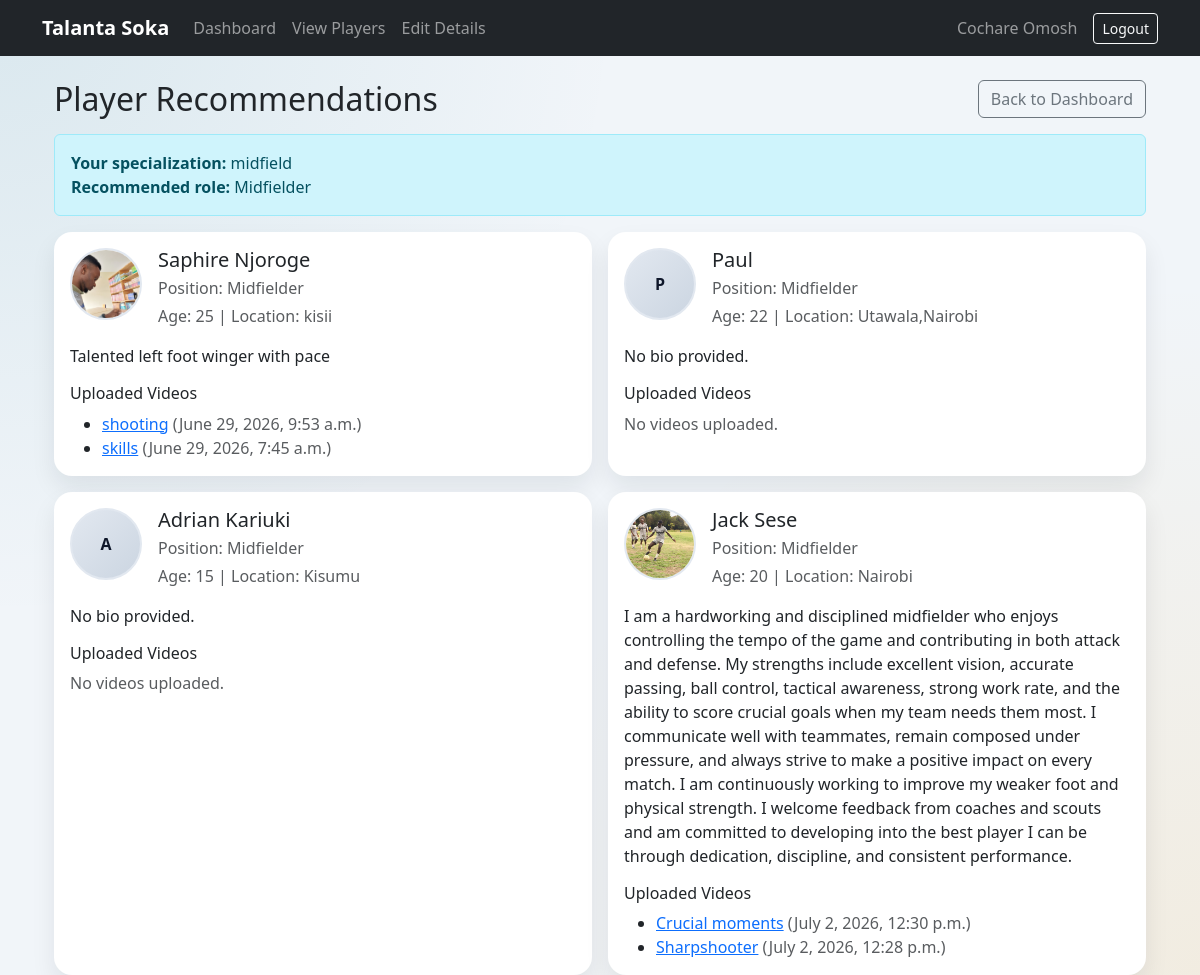
Screenshot of /scout/player-recommendations/ (signed in) with the database file from the repository.
### users/models.py (models this page shows, shortened)
class User(AbstractBaseUser, PermissionsMixin):
    full_name = models.CharField(max_length=150)
    email = models.EmailField(unique=True)
    ROLE_CHOICES = [
        ('player','Player'),
        ('scout', 'Scout'),
    ]
    role = models.CharField(max_length=20, choices=ROLE_CHOICES, default='player')
    is_active = models.BooleanField(default=True)
    is_staff = models.BooleanField(default=False)
    USERNAME_FIELD = 'email'
    REQUIRED_FIELDS = ['full_name']
    objects = UserManager()

### scouts/models.py (models this page shows, shortened)
class Scout(models.Model):
  user = models.OneToOneField(
      User,
      on_delete=models.CASCADE,
      related_name='scout_profile'
  )
  organization = models.CharField(max_length=100)
  specialization = models.CharField(max_length=120)
  verification_document = models.FileField(
      upload_to='scout_verification_docs/',
      validators=[FileExtensionValidator(['pdf', 'doc', 'docx'])]
  )
  profile_photo = models.ImageField(
      upload_to='profile_photos/',
      blank=True,
      null=True
  )
  verified = models.BooleanField(default=False)

### players/models.py (models this page shows, shortened)
class PlayerProfile(models.Model):
    POSITION_CHOICES = (
        ('Goalkeeper', 'Goalkeeper'),
        ('Defender', 'Defender'),
        ('Midfielder', 'Midfielder'),
        ('Forward', 'Forward'),
    )
    user = models.OneToOneField(
        User,
        on_delete=models.CASCADE,
        related_name='player_profile'
    )
    full_name = models.CharField(max_length=100)
    age = models.PositiveIntegerField()
    position = models.CharField(
        max_length=50,
        choices=POSITION_CHOICES
    )
    location = models.CharField(max_length=100)
    profile_photo = models.ImageField(
        upload_to='profile_photos/',
        blank=True,
        null=True
    )
    bio = models.TextField(
        blank=True,
        help_text="Tell scouts about yourself"
    )
    contact_email = models.EmailField(
        blank=True,
        null=True,
        help_text='Optional email scouts can use to contact you.'
    )
    contact_phone = models.CharField(
        max_length=30,
        blank=True,
        help_text='Optional phone number scouts can use to contact you.'
    )
    consent_to_share_contact = models.BooleanField(
        default=False,
        help_text='Allow scouts to view your communication options.'
    )
    created_at = models.DateTimeField(
        auto_now_add=True
    )
    updated_at = models.DateTimeField(
        auto_now=True
    )

class PlayerVideo(models.Model):
    profile = models.ForeignKey(
        PlayerProfile,
        on_delete=models.CASCADE,
        related_name='videos'
    )
    title = models.CharField(max_length=150)
    video_file = models.FileField(upload_to='player_videos/')
    uploaded_at = models.DateTimeField(auto_now_add=True)
    class Meta:
        ordering = ['-uploaded_at']

### scouts/views.py (the view)
# urls.py: path('player-recommendations/', views.player_recommendations, name='scout_player_recommendations'),
@login_required
def player_recommendations(request):
    if request.user.role != 'scout':
        messages.error(request, 'Only scouts can view player recommendations.')
        return redirect('player_dashboard')
    scout_profile = request.user.scout_profile
    recommended_position = _recommended_position_from_specialization(scout_profile.specialization)
    profiles = PlayerProfile.objects.select_related('user').prefetch_related('videos').all()
    if recommended_position:
        profiles = profiles.filter(position=recommended_position)
    return render(
        request,
        'scouts/player_recommendations.html',
        {
            'profiles': profiles,
            'specialization': scout_profile.specialization,
            'recommended_position': recommended_position,
        },
    )

### scouts/views.py (called while the page is built)
def _recommended_position_from_specialization(specialization):
    specialization_text = (specialization or '').strip().lower()
    if any(keyword in specialization_text for keyword in ['goal', 'goalkeeping', 'goalkeeper']):
        return 'Goalkeeper'
    if any(keyword in specialization_text for keyword in ['defender', 'defending', 'defence', 'defense', 'backline']):
        return 'Defender'
    if any(keyword in specialization_text for keyword in ['midfielder', 'midfield', 'playmaker']):
        return 'Midfielder'
    if any(keyword in specialization_text for keyword in ['forward', 'striker', 'attack', 'attacking', 'winger']):
        return 'Forward'
    return None

### templates/scouts/player_recommendations.html (shortened to what this page needs)
{% extends 'base.html' %}
{% block content %}
<div class="container mt-4">
    <div class="d-flex justify-content-between align-items-center mb-3">
        <h2 class="mb-0">Player Recommendations</h2>
        <a href="{% url 'scout_dashboard' %}" class="btn btn-outline-secondary">Back to Dashboard</a>
    </div>
    <div class="alert alert-info">
        <strong>Your specialization:</strong> {{ specialization }}
        {% if recommended_position %}
            <br><strong>Recommended role:</strong> {{ recommended_position }}
        {% else %}
            <br>Could not map this specialization to a specific player position, so all players are shown.
        {% endif %}
    </div>
    {% if profiles %}
        <div class="row g-3">
            {% for profile in profiles %}
                <div class="col-lg-6">
                    <div class="card h-100">
                        <div class="card-body">
                            <div class="d-flex align-items-start gap-3 mb-3">
                                {% if profile.profile_photo %}
                                    <img src="{{ profile.profile_photo.url }}" alt="{{ profile.full_name }}" class="player-photo">
                                {% else %}
                                    <div class="player-photo-fallback">{{ profile.full_name|slice:':1'|upper }}</div>
                                {% endif %}
                                <div>
                                    <h5 class="card-title mb-1">{{ profile.full_name }}</h5>
                                    <p class="text-muted mb-1">Position: {{ profile.position }}</p>
                                    <p class="text-muted mb-0">Age: {{ profile.age }} | Location: {{ profile.location }}</p>
                                </div>
                            </div>
                            <p class="mb-2">{{ profile.bio|default:'No bio provided.' }}</p>
                            <h6 class="mt-3">Uploaded Videos</h6>
                            {% if profile.videos.all %}
                                <ul class="mb-0">
                                    {% for video in profile.videos.all %}
                                        <li>
                                            <a href="{{ video.video_file.url }}" target="_blank">{{ video.title }}</a>
                                            <span class="text-muted">({{ video.uploaded_at }})</span>
                                        </li>
                                    {% endfor %}
                                </ul>
                            {% else %}
                                <p class="text-muted mb-0">No videos uploaded.</p>
                            {% endif %}
                        </div>
                    </div>
                </div>
            {% endfor %}
        </div>
    {% else %}
        <div class="alert alert-info">No players found for this specialization yet.</div>
    {% endif %}
</div>
{% endblock %}

### templates/base.html (shortened to what this page needs)
{% load static %}
<!DOCTYPE html>
<html lang="en">
<head>
    <link href="https://cdn.jsdelivr.net/npm/bootstrap@5.3.3/dist/css/bootstrap.min.css" rel="stylesheet">
</head>
<body>
<nav class="navbar navbar-expand-lg navbar-dark bg-dark">
    <div class="container">
        <a class="navbar-brand" href="{% url 'home' %}">
            Talanta Soka
        </a>
        <div class="collapse navbar-collapse"
             id="navbarContent">
            <ul class="navbar-nav me-auto">
                <li class="nav-item">
                    {% if user.is_authenticated and user.is_staff %}
                        <a class="nav-link" href="{% url 'admin_dashboard' %}">
                    {% elif user.is_authenticated and user.role == 'player' %}
                        <a class="nav-link" href="{% url 'player_dashboard' %}">
                    {% elif user.is_authenticated and user.role == 'scout' %}
                        <a class="nav-link" href="{% url 'scout_dashboard' %}">
                    {% else %}
                        <a class="nav-link" href="{% url 'home' %}">
                    {% endif %}
                        Dashboard
                    </a>
                </li>
                <li class="nav-item">
                    {% if user.is_authenticated and user.is_staff %}
                        <a class="nav-link" href="{% url 'admin_users' %}">Users</a>
                    {% elif user.is_authenticated and user.role == 'player' %}
                        <a class="nav-link" href="{% url 'player_profile' %}">Profile</a>
                    {% elif user.is_authenticated and user.role == 'scout' %}
                        <a class="nav-link" href="{% url 'scout_player_directory' %}">View Players</a>
                    {% else %}
                        <a class="nav-link" href="{% url 'login' %}">Login</a>
                    {% endif %}
                </li>
                {% if user.is_authenticated and user.role == 'scout' and not user.is_staff %}
                    <li class="nav-item">
                        <a class="nav-link" href="{% url 'scout_edit_details' %}">Edit Details</a>
                    </li>
                {% endif %}
            </ul>
            {% if user.is_authenticated %}
                <span class="navbar-text me-3">
                    {{ user.full_name }}
                </span>
                <a href="{% url 'logout' %}"
                   class="btn btn-outline-light btn-sm">
                    Logout
                </a>
            {% endif %}
        </div>
    </div>
</nav>
<div class="container mt-4">
    <div class="position-fixed top-0 end-0 p-3" style="z-index:1080;">
    </div>
    {% block content %}
    {% endblock %}
</div>
</body>
</html>

### templates/scouts/player_recommendations.html (style rules this page uses)
.player-photo { width: 72px; height: 72px; object-fit: cover; border-radius: 50%; border: 2px solid #e2e8f0; }
.player-photo-fallback { width: 72px; height: 72px; border-radius: 50%; background: linear-gradient(135deg, #e2e8f0, #cbd5e1); color: #0f172a; display: grid; place-items: center; font-weight: 700; border: 2px solid #e2e8f0; }

### templates/base.html (style rules this page uses)
body { background: radial-gradient(circle at top left, rgba(14,116,144,.10), transparent 40%), radial-gradient(circle at bottom right, rgba(245,158,11,.10), transparent 45%), #f1f5f9; min-height:100vh; }
.navbar-brand { font-weight:bold; }
.card { border:none; border-radius:18px; box-shadow:0 12px 24px rgba(15,23,42,.08); }

### rows the page displays
User: full_name "Cochare Omosh"
Scout: specialization "midfield"
PlayerProfile: profile_photo (picture), full_name "Saphire Njoroge", position "Midfielder", age "25", location "kisii", bio "Talented left foot winger with pace"
PlayerVideo: title "shooting", uploaded_at "June 29, 2026, 9:53 a.m."
PlayerVideo: title "skills", uploaded_at "June 29, 2026, 7:45 a.m."
PlayerProfile: full_name "P", full_name "Paul", position "Midfielder", age "22", location "Utawala,Nairobi", bio "No bio provided.", shows "No videos uploaded."
PlayerProfile: full_name "A", full_name "Adrian Kariuki", position "Midfielder", age "15", location "Kisumu", bio "No bio provided.", shows "No videos uploaded."
PlayerProfile: profile_photo (picture), full_name "Jack Sese", position "Midfielder", age "20", location "Nairobi", bio "I am a hardworking and disciplined midfielder who enjoys controlling the tempo of the game and contributing in both attack and defense. My strengths include excellent vision, accurate passing, ball control, tactical awareness, strong work rate, and the ability to score crucial goals when my team needs them most. I communicate well with teammates, remain composed under pressure, and always strive to make a positive impact on every match. I am continuously working to improve my weaker foot and physical strength. I welcome feedback from coaches and scouts and am committed to developing into the best player I can be through dedication, discipline, and consistent performance."
PlayerVideo: title "Crucial moments", uploaded_at "July 2, 2026, 12:30 p.m."
PlayerVideo: title "Sharpshooter", uploaded_at "July 2, 2026, 12:28 p.m."

### other values shown
{{ recommended_position }} "Midfielder"
